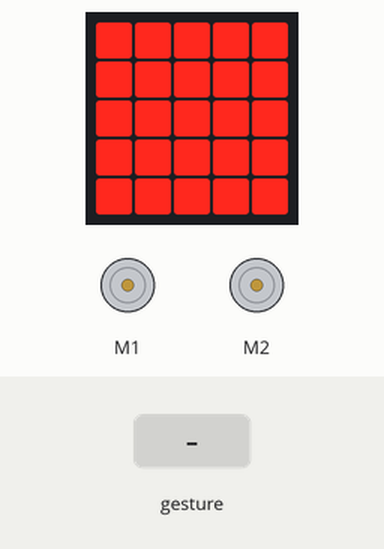
Bench run of a program on a simulated BBC micro:bit (MakeCode). On the bench: the board's 5×5 LED display, 2 × DC motor (green arrow = forward, orange = backward, longer = faster). The inputs (shaded band) are chosen by the test bench. A tilt is held for 1.5 s and a shake lasts 1 s, then the board lies face up again.

Above: at 0.9 s.
2.9 s: gesture 'logo up'
At 5.0 s:
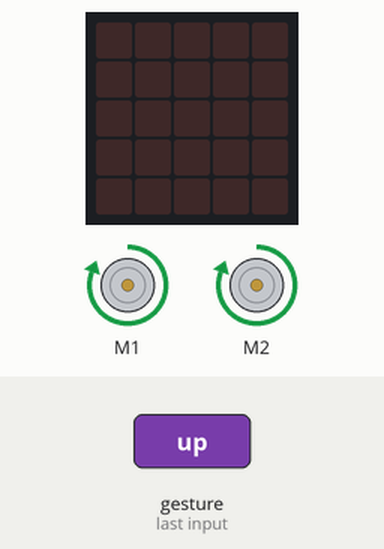
Timing chart, 0 to 6.5 s (numbered marks = the images above; inputs shaded):
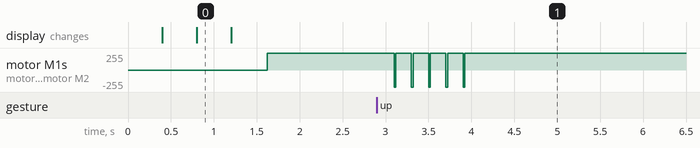

Measured:
- after the input at 2.9 s, motor M1, motor M2: alternates forward 255/255 for 0.18 s and backward 255/255 for 0.02 s, 10 changes in all, then stays forward 255/255, starting after 0.20 s
- what the display in image 0 shows lasts 0.4 s, from 0.8 s to 1.2 s

The program:

main.ts
```typescript
/**
 * 1)recorrer un cuadrado
 *
 * 2)dar una vuelta a un objeto
 *
 * 3)
 */
/**
 */
input.onGesture(Gesture.LogoUp, function () {
    for (let index = 0; index < 5; index++) {
        maqueen.motorRun(maqueen.Motors.All, maqueen.Dir.CW, 255)
        basic.pause(100)
        maqueen.motorRun(maqueen.Motors.All, maqueen.Dir.CCW, 255)
        basic.pause(100)
    }
})
basic.showLeds(`
    # # # # #
    # # # # #
    # # # # #
    # # # # #
    # # # # #
    `)
basic.showLeds(`
    . . . . .
    . . . . .
    . . . . .
    . . . . .
    . . . . .
    `)
basic.showLeds(`
    # # # # #
    # # # # #
    # # # # #
    # # # # #
    # # # # #
    `)
basic.showLeds(`
    . . . . .
    . . . . .
    . . . . .
    . . . . .
    . . . . .
    `)
basic.forever(function () {
    maqueen.motorRun(maqueen.Motors.All, maqueen.Dir.CW, 255)
})
```

test.ts
```typescript
// aquí va el archivo "tests"; esto no se compilará cuando este paquete se utilice como una extensión.
```
